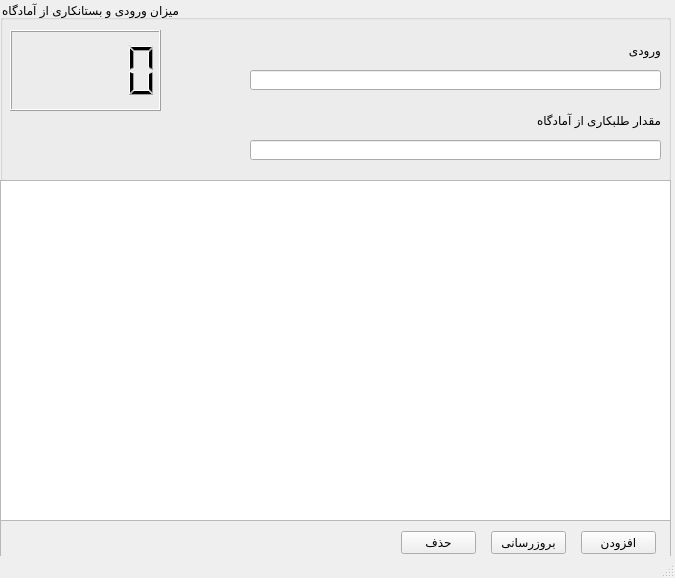
<?xml version="1.0" encoding="UTF-8"?>
<ui version="4.0">
 <class>MainWindow</class>
 <widget class="QMainWindow" name="MainWindow">
  <property name="geometry">
   <rect>
    <x>0</x>
    <y>0</y>
    <width>675</width>
    <height>578</height>
   </rect>
  </property>
  <property name="windowTitle">
   <string>Simple CRUD(Create, Update, Delete)</string>
  </property>
  <widget class="QWidget" name="centralwidget">
   <widget class="QGroupBox" name="groupBox">
    <property name="geometry">
     <rect>
      <x>0</x>
      <y>0</y>
      <width>671</width>
      <height>261</height>
     </rect>
    </property>
    <property name="layoutDirection">
     <enum>Qt::RightToLeft</enum>
    </property>
    <property name="title">
     <string>میزان ورودی و بستانکاری از آمادگاه</string>
    </property>
    <property name="alignment">
     <set>Qt::AlignRight|Qt::AlignTrailing|Qt::AlignVCenter</set>
    </property>
    <widget class="QLCDNumber" name="lcdNumber">
     <property name="geometry">
      <rect>
       <x>10</x>
       <y>30</y>
       <width>151</width>
       <height>81</height>
      </rect>
     </property>
    </widget>
    <widget class="QLabel" name="input_lable">
     <property name="geometry">
      <rect>
       <x>540</x>
       <y>40</y>
       <width>121</width>
       <height>20</height>
      </rect>
     </property>
     <property name="text">
      <string>ورودی</string>
     </property>
     <property name="textFormat">
      <enum>Qt::AutoText</enum>
     </property>
     <property name="alignment">
      <set>Qt::AlignLeading|Qt::AlignLeft|Qt::AlignVCenter</set>
     </property>
    </widget>
    <widget class="QLineEdit" name="input">
     <property name="geometry">
      <rect>
       <x>250</x>
       <y>70</y>
       <width>411</width>
       <height>20</height>
      </rect>
     </property>
    </widget>
    <widget class="QLabel" name="credit_lable">
     <property name="geometry">
      <rect>
       <x>470</x>
       <y>110</y>
       <width>191</width>
       <height>20</height>
      </rect>
     </property>
     <property name="text">
      <string>مقدار طلبکاری از آمادگاه</string>
     </property>
     <property name="alignment">
      <set>Qt::AlignLeading|Qt::AlignLeft|Qt::AlignVCenter</set>
     </property>
    </widget>
    <widget class="QLineEdit" name="creditor">
     <property name="geometry">
      <rect>
       <x>250</x>
       <y>140</y>
       <width>411</width>
       <height>20</height>
      </rect>
     </property>
    </widget>
   </widget>
   <widget class="QTableWidget" name="tableWidget">
    <property name="geometry">
     <rect>
      <x>0</x>
      <y>180</y>
      <width>671</width>
      <height>341</height>
     </rect>
    </property>
   </widget>
   <widget class="QScrollArea" name="scrollArea">
    <property name="geometry">
     <rect>
      <x>0</x>
      <y>520</y>
      <width>671</width>
      <height>41</height>
     </rect>
    </property>
    <property name="widgetResizable">
     <bool>true</bool>
    </property>
    <widget class="QWidget" name="scrollAreaWidgetContents">
     <property name="geometry">
      <rect>
       <x>0</x>
       <y>0</y>
       <width>669</width>
       <height>39</height>
      </rect>
     </property>
     <widget class="QPushButton" name="btnDelete">
      <property name="geometry">
       <rect>
        <x>400</x>
        <y>10</y>
        <width>75</width>
        <height>23</height>
       </rect>
      </property>
      <property name="text">
       <string>حذف</string>
      </property>
     </widget>
     <widget class="QPushButton" name="btnUpdate">
      <property name="geometry">
       <rect>
        <x>490</x>
        <y>10</y>
        <width>75</width>
        <height>23</height>
       </rect>
      </property>
      <property name="text">
       <string>بروزرسانی</string>
      </property>
     </widget>
     <widget class="QPushButton" name="add">
      <property name="geometry">
       <rect>
        <x>580</x>
        <y>10</y>
        <width>75</width>
        <height>23</height>
       </rect>
      </property>
      <property name="text">
       <string>افزودن</string>
      </property>
     </widget>
    </widget>
   </widget>
  </widget>
  <widget class="QStatusBar" name="statusbar"/>
 </widget>
 <resources/>
 <connections/>
</ui>
